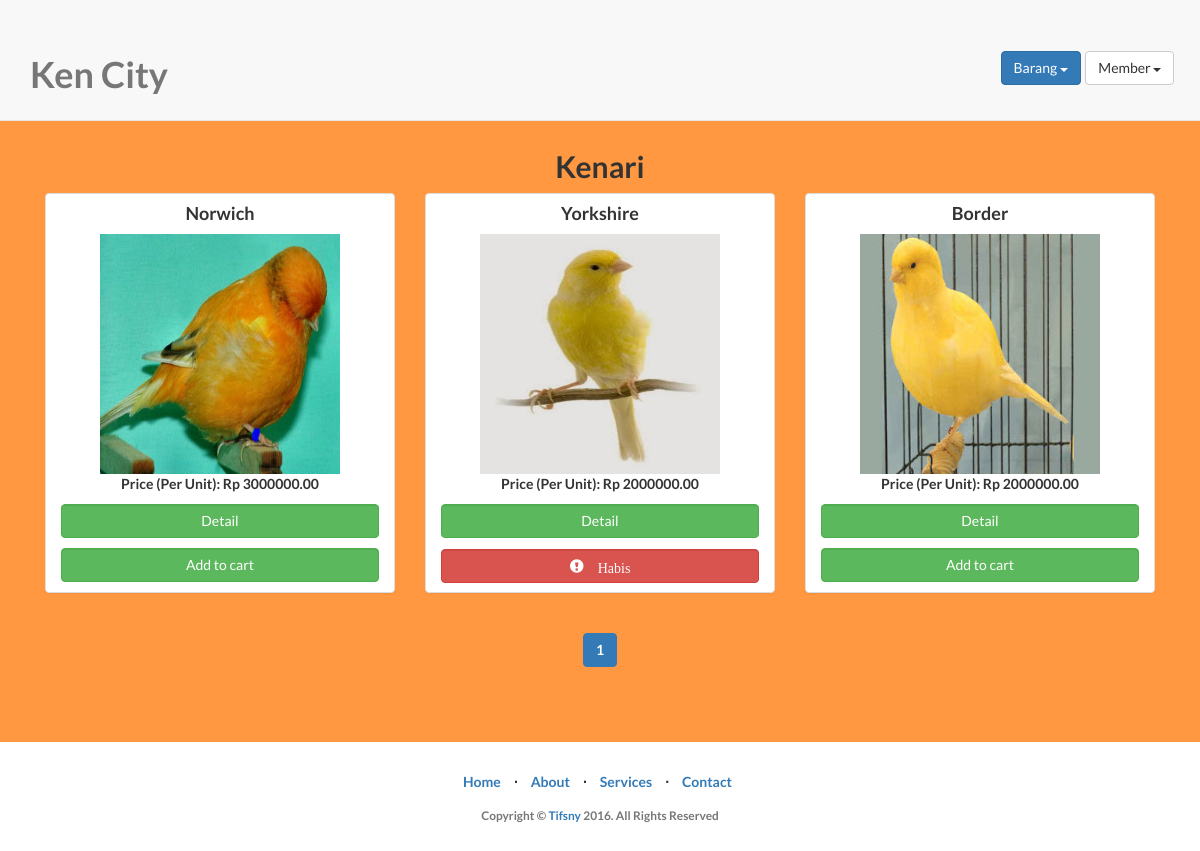
/index.php?pg=kenari (signed in), run on the app's committed database.
### tables this page shows
CREATE TABLE IF NOT EXISTS `barang` (
  `barang_kode` varchar(10) NOT NULL,
  `kd_brg` int(5) NOT NULL AUTO_INCREMENT,
  `nama_brg` varchar(50) NOT NULL,
  `kategori` varchar(50) NOT NULL,
  `deskripsi` tinytext NOT NULL,
  `harga` decimal(10,2) NOT NULL,
  `jumlah` int(10) NOT NULL,
  `diskon` int(10) NOT NULL,
  `judul_gambar` varchar(225) NOT NULL,
  `gambar` varchar(225) NOT NULL,
  `barang_tanggal` timestamp NOT NULL DEFAULT CURRENT_TIMESTAMP ON UPDATE CURRENT_TIMESTAMP,
  PRIMARY KEY (`kd_brg`)
);

### pages/kenari.php (the view, shortened to what this page needs)
<br><br><br><br>
            <div class="col-lg-19 text-center">
                    <h2>Kenari</h2>
                </div>
                <?php
                    if( isset( $_GET['hal'] ) ) {
                        $jum = ( $_GET['hal'] - 1 ) * 5;
                        $limit = "LIMIT $jum, 5";
                        $otp = $_GET['hal'];
                    }
                    else {
                        $limit = "LIMIT 0, 5";
                        $otp = 1;
                    }
                    $result = $mysqli->query("SELECT * FROM barang $limit");
                    if($result){
                        while($obj = $result->fetch_object()){
                            echo '<div class="col-sm-4 portfolio-item">';
                            echo '<div class = "panel panel-default">';
                            echo '<form class="form-horizontal container-fluid">';
                                echo '<h4>'.$obj->nama_brg.'</h4>';
                                echo '<img src="'.$obj->gambar.'" height="240" width="240"  />';
                                echo '<p><strong>Price (Per Unit)</strong>: '.$currency.$obj->harga.'</p>';
                                echo '<p><a href="index.php?pg=detail&kd_brg='.$obj->kd_brg.'" class="btn btn-success form-control" />Detail</a></p>';
                                if($obj->jumlah > 0){
                                echo '<p><a href="pages/update-cart.php?action=add&kd_brg='.$obj->kd_brg.'" class="btn btn-success form-control" />Add to cart</a></p>';
                                }
                                else {
                                  echo "<p><span class='btn btn-danger form-control glyphicon glyphicon-exclamation-sign' aria-hidden='true'> Habis</span></p>  ";
                                }
                            echo '</form>';
                            echo '</div>';
                            echo '</div>';
                        }
                    }
                    ?>
            </div>
        </div>
    <?php
            $query = mysql_query( "SELECT * FROM barang" );
            $numb = mysql_num_rows( $query );
            $spg = ( ( $numb -( $numb % 5 ) ) / 5 ) + 1;
            echo "<ul class='pagination'>";
            for( $i = 1; $i <= $spg; $i++ ) {
                if( $i == $otp ) {
                    echo "<li class='active'><a href='?pg=kenari&hal=$i'>$i</a></li>";
                }
                else {
                    echo "<li><a href='?pg=kenari&hal=$i'>$i</a></li>";
                }
            }
            echo "</ul>";
        ?>

### css/landing-page.css (style rules this page uses)
body, html { width: 100%; height: 100%; }
body, h1, h2, h3, h4, h5, h6 { font-family: "Lato","Helvetica",Helvetica,Arial,sans-serif; font-weight: 700; }
a { text-decoration: none; }

### data on the page
barang: nama_brg "Norwich", gambar (picture), harga "3000000.00"
barang: nama_brg "Yorkshire", gambar (picture), harga "2000000.00", jumlah "Habis"
barang: nama_brg "Border", gambar (picture), harga "2000000.00"
